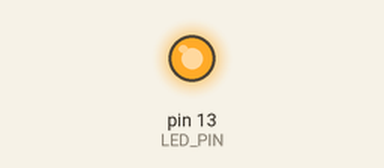
This program was run on a simulated Arduino Uno, built with avr-gcc and run on an emulated ATmega328P. On the bench: output pins drawn as LEDs (lit = HIGH).

Above: at 1.0 s.
At 5.5 s:
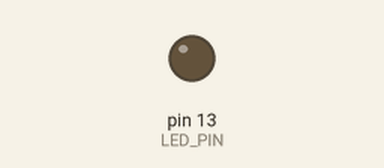
Timing chart, 0 to 6.9 s (numbered marks = the images above):
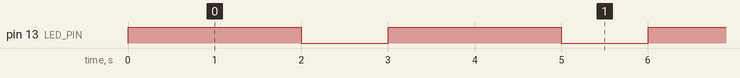

Measured:
- by itself, pin 13 (LED_PIN): alternates HIGH for 2.0 s and LOW for 1.0 s

The program:

main.cpp
```cpp
/**
 * Blink (Parpadeo infinito) del LED de la placa Arduino UNO
 *
 * Enciende el LED durante dos segundos,
 * luego lo apaga durante un segundo, y repite el ciclo.
 *
*/

/*
Importa la librería de Arduino, que permite usar funciones como
pinMode(), digitalWrite(), y delay().
Sin esta librería, Arduino no entendería las funciones
específicas de hardware.
*/
#include "Arduino.h" // Omitir esta línea al importar en TinkerCAD

/*
Define una constante llamada LED_PIN,
que representa el LED integrado en la placa
(normalmente conectado al pin 13 en un Arduino UNO).

LED_BUILTIN es un valor predefinido que ya
indica el número del pin correcto.
*/
#define LED_PIN LED_BUILTIN // Usamos el LED integrado en la placa

/*
La función setup es una función especial de Arduino que
se ejecuta solo una vez al inicio del programa
*/
void setup()
{
  // Serial.begin(115200)
  /*
  Configurar el pin 13 (LED) como salida
  para que Arduino lo controle para encender
  o apagar el LED
  */
  pinMode(LED_PIN, OUTPUT);
}

/*
La función loop es una función especial de Arduino que
se ejecuta infinitamente en bucle
¿Por qué sucede esto?
Arduino no tiene un sistema operativo como un ordenador,
por lo que siempre ejecuta el código en bucle hasta que
se apaga o se sube otro programa
*/
void loop()
{
  /*
  Encender el LED, enviando una señal digital HIGH (5 voltios)
  a un pin (configurado como OUTPUT) de la placa
  */
  digitalWrite(LED_PIN, HIGH);

  /*
  Esperar dos segundos (2000 milisegundos) antes de continuar
  Funciona deteniendo la ejecución del programa
  */
  delay(2000);

  // Apagar el LED, LOW significa 0 voltios
  digitalWrite(LED_PIN, LOW);

  // Esperar un segundo antes de repetir el ciclo
  delay(1000);
}
```
